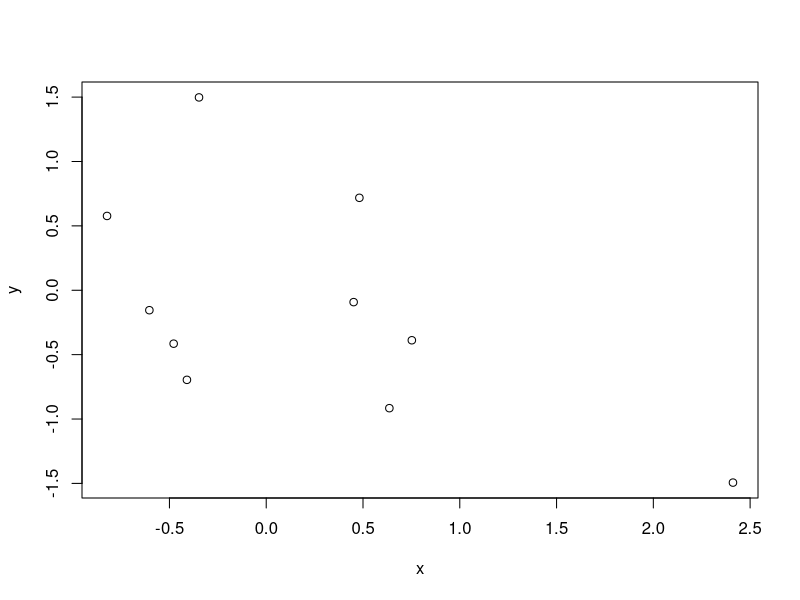

Here is the R script that generated this plot:
## ---- chunk 1
x <- rnorm(10)
y <- rnorm(10)
plot(x, y)
